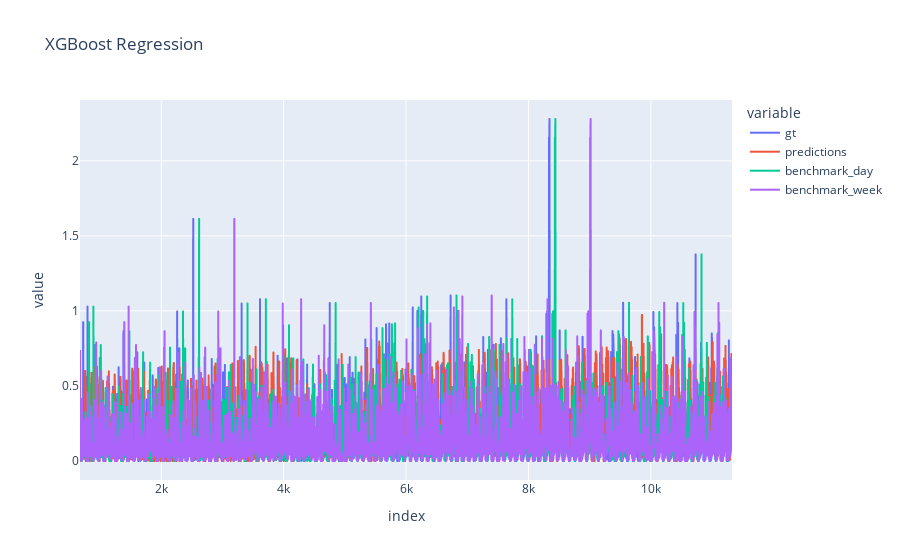

Notebook cell for this chart:
### Code cell
df_compare = pd.DataFrame({'gt':gt, 
                            'predictions': predictions,
                            'benchmark_day': benchmark_day,
                            'benchmark_week': benchmark_week}
                            )[96*7:]

px.line(df_compare,  title='XGBoost Regression')

### Figure 1 — Plotly figure (JSON) as saved in the notebook; plotly's stock layout.template omitted (floating-point values rounded to 4 significant figures; data arrays with more than 128 entries replaced by an {"elided": "..."} marker saying what was removed)
{"data": [{"hovertemplate": "variable=gt<br>index=%{x}<br>value=%{y}<extra></extra>", "legendgroup": "gt", "line": {"color": "#636efa", "dash": "solid"}, "marker": {"symbol": "circle"}, "mode": "lines", "name": "gt", "showlegend": true, "type": "scattergl", "x": {"elided": "10656 int values"}, "xaxis": "x", "y": {"elided": "10656 float values"}, "yaxis": "y"}, {"hovertemplate": "variable=predictions<br>index=%{x}<br>value=%{y}<extra></extra>", "legendgroup": "predictions", "line": {"color": "#EF553B", "dash": "solid"}, "marker": {"symbol": "circle"}, "mode": "lines", "name": "predictions", "showlegend": true, "type": "scattergl", "x": {"elided": "10656 int values"}, "xaxis": "x", "y": {"elided": "10656 float values"}, "yaxis": "y"}, {"hovertemplate": "variable=benchmark_day<br>index=%{x}<br>value=%{y}<extra></extra>", "legendgroup": "benchmark_day", "line": {"color": "#00cc96", "dash": "solid"}, "marker": {"symbol": "circle"}, "mode": "lines", "name": "benchmark_day", "showlegend": true, "type": "scattergl", "x": {"elided": "10656 int values"}, "xaxis": "x", "y": {"elided": "10656 float values"}, "yaxis": "y"}, {"hovertemplate": "variable=benchmark_week<br>index=%{x}<br>value=%{y}<extra></extra>", "legendgroup": "benchmark_week", "line": {"color": "#ab63fa", "dash": "solid"}, "marker": {"symbol": "circle"}, "mode": "lines", "name": "benchmark_week", "showlegend": true, "type": "scattergl", "x": {"elided": "10656 int values"}, "xaxis": "x", "y": {"elided": "10656 float values"}, "yaxis": "y"}], "layout": {"legend": {"title": {"text": "variable"}, "tracegroupgap": 0}, "title": {"text": "XGBoost Regression"}, "xaxis": {"anchor": "y", "domain": [0, 1], "title": {"text": "index"}}, "yaxis": {"anchor": "x", "domain": [0, 1], "title": {"text": "value"}}}}
